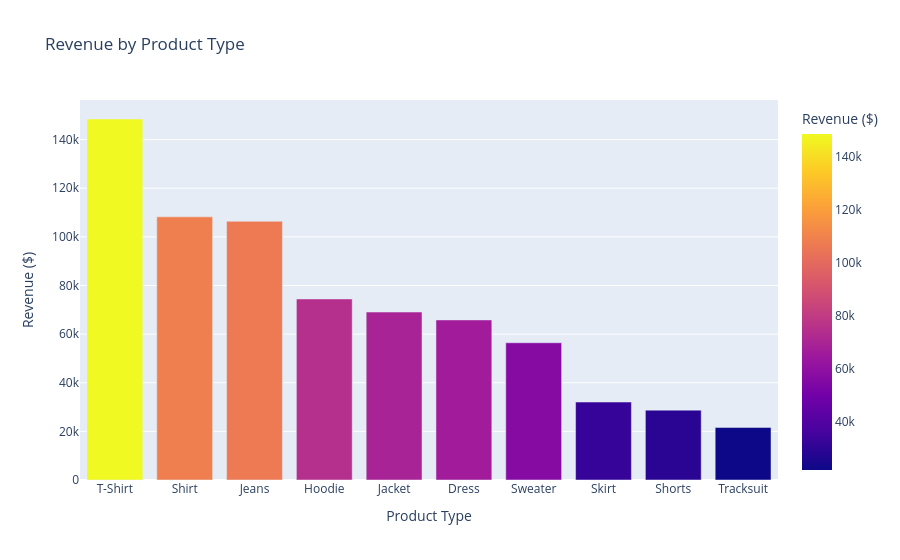

Write notebook code for a chart like this one.
### Markdown cell above
# Business Analysis for Subcategory

### Revenue by product_type

### Code cell
product_type_revenue = (
    fashion_sales
    .groupby("product_type")["item_total"]
    .sum()
    .sort_values(ascending=False)
    .reset_index()
)

fig = px.bar(
    product_type_revenue,
    x="product_type",
    y="item_total",
    color="item_total",
    title="Revenue by Product Type",
    labels={
        "product_type": "Product Type",
        "item_total": "Revenue ($)"
    }
)

fig.show()

### Figure 1 — Plotly figure (JSON) as saved in the notebook; plotly's stock layout.template omitted (floating-point values rounded to 4 significant figures)
{"data": [{"hovertemplate": "Product Type=%{x}<br>Revenue ($)=%{marker.color}<extra></extra>", "legendgroup": "", "marker": {"color": [148500.0, 108200.0, 106400.0, 74460.0, 69070.0, 65830.0, 56440.0, 32060.0, 28740.0, 21620.0], "coloraxis": "coloraxis", "pattern": {"shape": ""}}, "name": "", "orientation": "v", "showlegend": false, "textposition": "auto", "type": "bar", "x": ["T-Shirt", "Shirt", "Jeans", "Hoodie", "Jacket", "Dress", "Sweater", "Skirt", "Shorts", "Tracksuit"], "xaxis": "x", "y": [148500.0, 108200.0, 106400.0, 74460.0, 69070.0, 65830.0, 56440.0, 32060.0, 28740.0, 21620.0], "yaxis": "y"}], "layout": {"barmode": "relative", "coloraxis": {"colorbar": {"title": {"text": "Revenue ($)"}}, "colorscale": [[0, "#0d0887"], [0.1111, "#46039f"], [0.2222, "#7201a8"], [0.3333, "#9c179e"], [0.4444, "#bd3786"], [0.5556, "#d8576b"], [0.6667, "#ed7953"], [0.7778, "#fb9f3a"], [0.8889, "#fdca26"], [1, "#f0f921"]]}, "legend": {"tracegroupgap": 0}, "title": {"text": "Revenue by Product Type"}, "xaxis": {"anchor": "y", "domain": [0, 1], "title": {"text": "Product Type"}}, "yaxis": {"anchor": "x", "domain": [0, 1], "title": {"text": "Revenue ($)"}}}}
